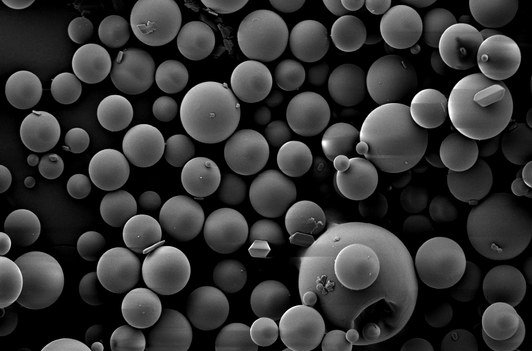
%> input picture labs/lab8/US_contrast_agent.jpg, 532 x 351 px
$ octave lab8.m   (GNU Octave 9; MATLAB toolbox functions it lacks are replaced by stand-ins)
%> lines starting %> are read from the running program, lines starting %| are printed output that depends on the picture; in (x1, y1, x2, y2) boxes, pixels count from 0 and x2, y2 are one past the last pixel; in counts of white or black regions, pixels touching at a corner belong together; the program's own positions count from 1
### labs/lab8/paddedsize.m
function PQ = paddedsize(AB, CD, PARAM)
%PADDEDSIZE Computes padded sizes useful for FFT-based filtering.
% PQ = PADDEDSIZE(AB), where AB is a two-element size vector, computes the
% two-element size vecter PQ = 2*AB.
%
% PQ = PADDEDSIZE(AB, 'PWR2') computes the vector PQ such that PQ(1) =
% PQ(2) = 2^nextpow2(2*m), where m is MAX(AB).
%
% PQ = PADDEDSIZE(AB, CD), where AB and CD are two-element size vectors,
% computes the two-element size vector PQ. The elements of PQ are the
% smallest even integers greater than or equal to AB + CD -1.
%
% PQ = PADDEDSIZE(AB, CD, 'PWR2') computes the vector PQ such that PQ(1) =
% PQ(2) = 2^nextpow2(2*m), where m is MAX([AB CD]).
%
% Function rewritten from Gonzalez, Woods, Eddins; Digital Image Processing using Matlab
% Prentice Hall, 2004
if nargin ==1
      PQ = 2*AB;
elseif nargin == 2 & ~ischar(CD)
      PQ = AB +CD -1;
      PQ = 2*ceil(PQ/2);
elseif nargin ==2
      m= max(AB); %Maximum dimension
      %Find power-of-2 at least twice m.
	P = 2^nextpow2(2*m);
	PQ = [P, P];
elseif nargin == 3
      m=max([AB CD]); % Maximum dimension.
      P = 2^nextpow2(2*m);
      PQ = [P, P];
else
      error('Wrong number of inputs')
end

### labs/lab8/dftuv.m
function [U, V] = dftuv(M, N)
%DFTUV Computes meshgrid frequency matrices.
%   [U, V] = DFTUV(M, N) computes meshgrid frequency matrices U and
%   V. U and V are useful for computing frequency-domain filter
%   functions that can be used with DFTFILT.  U and V are both M-by-N.

% Set up range of variables.
u = 0:(M-1);
v = 0:(N-1);

% Compute the indices for use in meshgrid
idx = find(u > M/2);
u(idx) = u(idx) - M;
idy = find(v > N/2);
v(idy) = v(idy) - N;

% Compute the meshgrid arrays
[V, U] = meshgrid(v,u);

### labs/lab8/lpfilter.m
function H = lpfilter(TYPE,M,N,D0,n)
% LPFILTER Computes frequency domain lowpass filters
%   H = LPFILTER(TYPE,M,N,D0,n) creates the transfer function of
%   a lowpass filter, H, of the specified TYPE and size (M-by-N). To
%   view the filter as an image or mesh plot, it should be centered
%   using H = fftshift(H).
%
%   Valid values for TYPE, D0, and n are:
%
%   'ideal'    Ideal lowpass filter with cutoff frequency D0. n need
%              not be supplied. D0 must be positive
%
%   'btw'      Butterworth lowpass filter of order n, and cutoff D0.
%              The default value for n is 1.0. D0 must be positive.
%
%   'gaussian' Gaussian lowpass filter with cutoff (standard deviation)
%              D0. n need not be supplied. D0 must be positive.
%
% Use function dftuv to set up the meshgrid arrays needed for
% computing the required distances.
[U,V] = dftuv(M,N);

% Compute the distances D(U,V).
D = sqrt(U.^2 + V.^2);

% Begin filter computations.
switch TYPE
case 'ideal'
   H = double(D <= D0);
case 'btw'
   if nargin == 4
      n = 1;
   end
   H = 1./(1 + (D./D0).^(2*n));
case 'gaussian'
   H = exp(-(D.^2)./(2*(D0^2)));
otherwise
   error('Unknown filter type.')
end

### labs/lab8/lab8.m
%% 1 How to compute and didsplay a fourier spectrum

% Create a black 30x30 image.
f = zeros(30,30);
% Produce a white rectangle.
f(5:24,13:17) = 1;
imshow(f,'InitialMagnification','fit')

% Calculate the 2D DFT. There are real and
% imaginary parts to F, so use abs to compute
% the magnitude.
F = fft2(f); F2 = abs(F);
imshow(F2,[],'InitialMagnification','fit')

% To create finer sampling of the FFT, you can
% add zeros to f. Also note we use a power of
% 2, which improves computational efficiency.
F = fft2(f,256,256); F2 = abs(F);
imshow(F2,[],'InitialMagnification','fit')

% The zero-frequency coefficient is displayed
% in the upper left corner. To display in the
% center, you can use the function fftshift.
F2 = fftshift(F); F2 = abs(F2);
imshow(F2,[],'InitialMagnification','fit')

% When using the FFT, high peaks can hide
% detail. Reduce contrast by log compression.
F2 = log(1+F2);
imshow(F2,[],'InitialMagnification','fit')

%% 2 Frequency domain versions of various spatial filter types

% Create spatial filtered image
f = imread('US_contrast_agent.jpg');
%> f is the input picture: size 351x532 uint8; min 0, max 255, mean 52.5
h = fspecial('sobel');
sfi = imfilter(double(f),h,0,'conv');
imshow(sfi,[]);

% abs function gets correct magnitude
% when used on complex numbers
sfim = abs(sfi); imshow(sfim,[]);

% Threshold into a binary image
imshow(sfim > 0.1*max(sfim(:)));
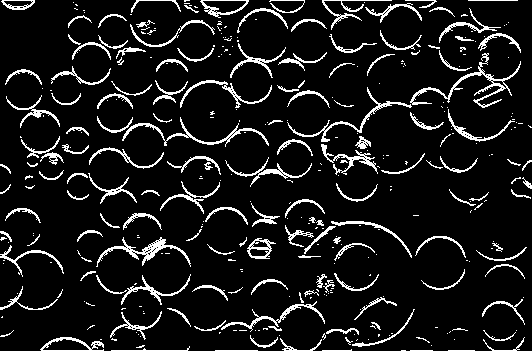
%> displayed picture: size 351x532 logical; 9.8% white in thin lines or dots


% Create frequency filtered image
f = imread('US_contrast_agent.jpg');
h = fspecial('sobel');
PQ = paddedsize(size(f));
%> PQ = [702 1064]
F = fft2(double(f),PQ(1),PQ(2));
H = fft2(double(h),PQ(1),PQ(2));
F_fH = H.*F; ffi = ifft2(F_fH);
ffi = ffi(2:size(f,1)+1,2:size(f,2)+1);
%> ffi: size 351x532 double
imshow(ffi,[])

% abs function gets correct magnitude
% when used on complex numbers
ffim = abs(ffi); imshow(ffim,[]);

% Threshold into a binary image
imshow(ffim > 0.1*max(ffim(:)));

%% 3 Frequency domain specific filters

% Lowpass
% Load digital image
mri = imread('Brain_MRI_noise.tif');
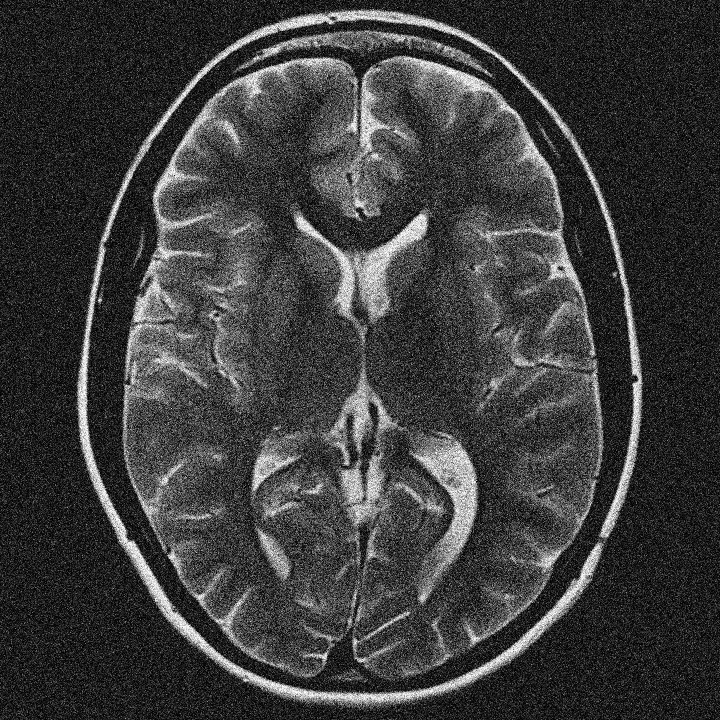
%> input picture labs/lab8/Brain_MRI_noise.tif, 720 x 720 px
%> mri is the input picture: size 720x720 uint8; min 0, max 255, mean 60.4
mri = double(mri);
%> mri: size 720x720 double
figure, imshow(mri,[],'InitialMagnification','fit')

% Zeropad the spatial image
PQ = paddedsize(size(mri));
%> PQ = [1440 1440]

% Create a GLPF with 5.0% bandwidth of the DFT
D0 = 0.05*PQ(1);
%> D0 = 72
H = lpfilter('gaussian',PQ(1),PQ(2),D0);

% Calculate the discrete Fourier transform of the image
F = fft2(mri,size(H,1),size(H,2));

% Apply lowpass filter to the Fourier spectrum of the image
LPFS_mri = H.*F;

% Transform result to the spatial domain
LPF_mri = real(ifft2(LPFS_mri));

% Crop the image to undo padding
LPF_mri = LPF_mri(1:size(mri,1),1:size(mri,2));
%> LPF_mri: size 720x720 double

% Display the blurred image
figure, imshow(LPF_mri,[],'InitialMagnification','fit')

% Display the Fourier spectrum after centering
Fc = fftshift(F); Fcf = fftshift(LPFS_mri);
S1 = log(1+abs(Fc)); S2 = log(1+abs(Fcf));
figure, imshow(S1,[],'InitialMagnification','fit')
figure, imshow(S2,[],'InitialMagnification','fit')


% highpass
% Load digital image
mri = imread('Brain_MRI_noise.tif');
mri = double(mri);
figure, imshow(mri,[],'InitialMagnification','fit')

% Zeropad the spatial image
PQ = paddedsize(size(mri));

% Create a GHPF with a 5.0% bandwidth of the Fourier transform
D0 = 0.05*PQ(1);
H = 1-lpfilter('gaussian',PQ(1),PQ(2),D0);

% Calculate the discrete Fourier transform of the image
F = fft2(double(mri),size(H,1),size(H,2));

% Apply the highpass filter to the Fourier spectrum of the image
HPFS_mri = H.*F;

% Transform result to the spatial domain
HPF_mri = real(ifft2(HPFS_mri));

% Crop the image to undo padding
HPF_mri = HPF_mri(1:size(mri,1),1:size(mri,2));
%> HPF_mri: size 720x720 double

% Display the blurred image
figure, imshow(HPF_mri,[],'InitialMagnification','fit')

% Display the Fourier spectrum after centering. Use abs to compute
% the magnitude and log to brighten display
Fc = fftshift(F); Fcf = fftshift(HPFS_mri);
S1 = log(1+abs(Fc)); S2 = log(1+abs(Fcf));
figure, imshow(S1,[],'InitialMagnification','fit')
figure, imshow(S2,[],'InitialMagnification','fit')


% notch
% Load and display the original digital image
img = imread('Mammo_BCa.tif'); img = double(img);
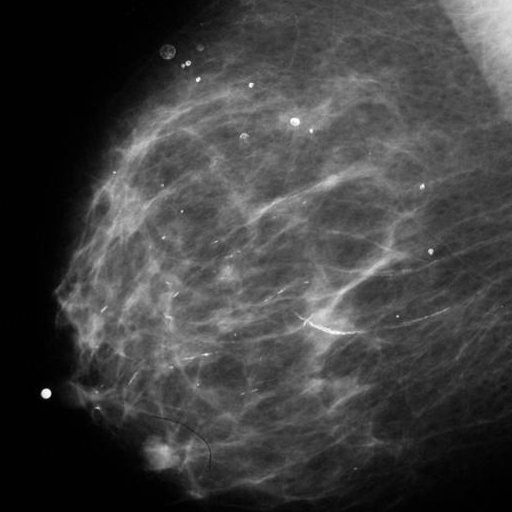
%> input picture labs/lab8/Mammo_BCa.tif, 512 x 512 px
%> further down, img is the input picture: size 512x512 uint8; min 0, max 255, mean 64.1
figure, imshow(img,[],'InitialMagnification','fit')

% Generate periodic noise and display the noisy image
noise = zeros(size(img));
for i = 1:size(img,2)
    noise(:,i) = mean(img(:))*sin((0:size(img,1)-1) ...
        /size(img,1)*200*pi);
end
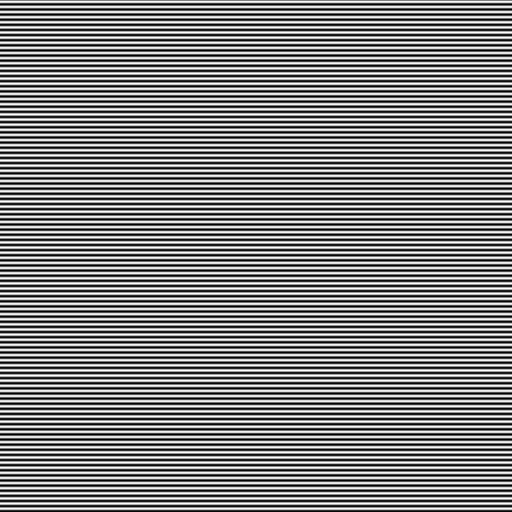
%> noise: size 512x512 double; min -64.11, max 64.11, mean 0; drawn with min black and max white
imgn = img + noise;
figure, imshow(imgn,[],'InitialMagnification','fit')

% Determine padding for Fourier transform
PQ = paddedsize(size(imgn));
%> PQ = [1024 1024]

% Calculate the DFT of the original and noisy images
FO = fft2(img,PQ(1),PQ(2));
Fo = fftshift(FO); So = log(1+abs(Fo));
figure, imshow(So,[],'InitialMagnification','fit')

FN = fft2(imgn,PQ(1),PQ(2));
Fn = fftshift(FN); Sn = log(1+abs(Fn));
figure, imshow(Sn,[],'InitialMagnification','fit')

% Create notch filters corresponding to extra spectral bands
H1 = ones(PQ(1),PQ(2)); H2 = H1;
H1(190:210,:) = 0; H2(815:835,:) = 0;
%> after `H1(190:210,:) = 0`: H1: size 1024x1024 double; values 0 (black) and 1 (white), 97.9% white; 1 black region, box (x1, y1, x2, y2) and area: (0, 189, 1024, 210) 21504
%> after `H2(815:835,:) = 0`: H2: size 1024x1024 double; values 0 (black) and 1 (white), 97.9% white; 1 black region, box (x1, y1, x2, y2) and area: (0, 814, 1024, 835) 21504

% Apply the notch filters to the noisy image
FN_FILT = FN.*H1.*H2;
Fn_filt = fftshift(FN_FILT);
Sf = log(1+abs(Fn_filt));
figure, imshow(Sf,[],'InitialMagnification','fit')

% Convert the result to the spatial domain
ImgFilt = real(ifft2(FN_FILT));

% Crop the image to undo padding
ImgFilt = ImgFilt(1:size(imgn,1),1:size(imgn,2));
%> ImgFilt: size 512x512 double
figure, imshow(uint8(ImgFilt),[],'InitialMagnification','fit')


%% 4 exercise

% Load and display the original digital image
img = imread('Xray_Bone_Noise.tif'); img = double(img);
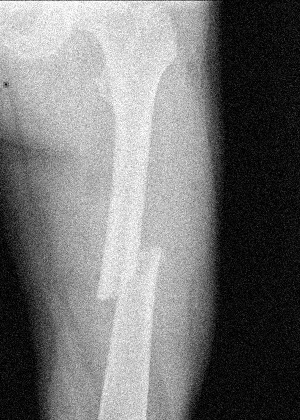
%> input picture labs/lab8/Xray_Bone_Noise.tif, 300 x 420 px
%> further down, img is the input picture: size 420x300 uint8; min 0, max 255, mean 116.3
figure, imshow(img,[],'InitialMagnification','fit')
title('Original image')

% Determine padding for Fourier transform
PQ = paddedsize(size(img));
%> PQ = [840 600]

% Calculate the DFT of the noisy image
FN = fft2(img,PQ(1),PQ(2));
Fn = fftshift(FN); Sn = log(1+abs(Fn));
figure, imshow(Sn,[],'InitialMagnification','fit')
title('Original image frequency')


% part A

% Create a GLPF with 5.0% bandwidth of the DFT
D0 = 0.05*PQ(1);
%> D0 = 42
H = lpfilter('gaussian',PQ(1),PQ(2),D0);

% Apply lowpass filter to the Fourier spectrum of the image
LPFS_bone = H.*FN;

% Transform result to the spatial domain
LPF_bone = real(ifft2(LPFS_bone));

% Crop the image to undo padding
LPF_bone = LPF_bone(1:size(img,1),1:size(img,2));
%> LPF_bone: size 420x300 double

% Display the blurred image
figure, imshow(LPF_bone,[],'InitialMagnification','fit')
title('Solution to A')


% part B

% Create a GHPF with a 2.0% bandwidth of the Fourier transform
D0 = 0.02*PQ(1);
%> D0 = 16.8
H = 1-lpfilter('gaussian',PQ(1),PQ(2),D0);

% Create a GLPF with 10.0% bandwidth of the DFT
D0 = 0.1*PQ(1);
%> D0 = 84
H1 = lpfilter('gaussian',PQ(1),PQ(2),D0);

% Apply highpass+lowpass filter to the Fourier spectrum of the image
LPFS_bone = H.*FN.*H1;
Fn_filt = fftshift(LPFS_bone);
Sf = log(1+abs(Fn_filt));
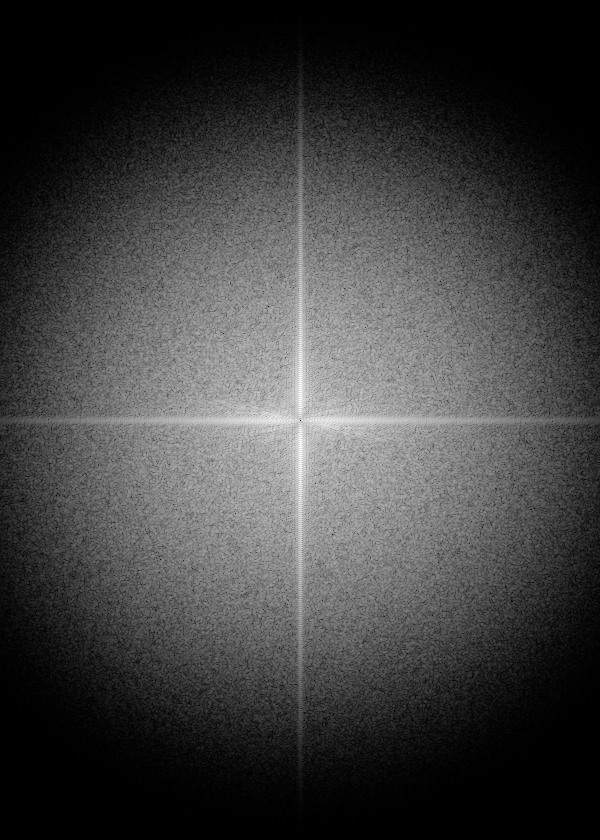
%> Sf: size 840x600 double; min 0, max 12.44, mean 3.09; drawn with min black and max white
figure, imshow(Sf,[],'InitialMagnification','fit')
title('Filtered Frequency')

% Transform result to the spatial domain
LPF_bone = real(ifft2(LPFS_bone));
%> LPF_bone: size 840x600 double

% Crop the image to undo padding
LPF_bone = LPF_bone(1:size(img,1),1:size(img,2));
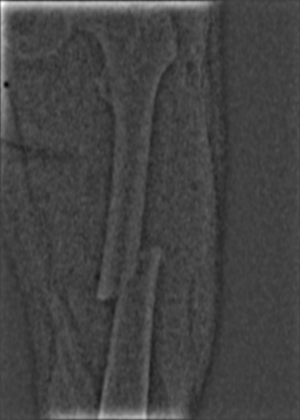
%> LPF_bone: size 420x300 double; min -43.35, max 126, mean 2; drawn with min black and max white

% Display the highpass image
figure, imshow(LPF_bone,[],'InitialMagnification','fit')
title('Solution to B')
